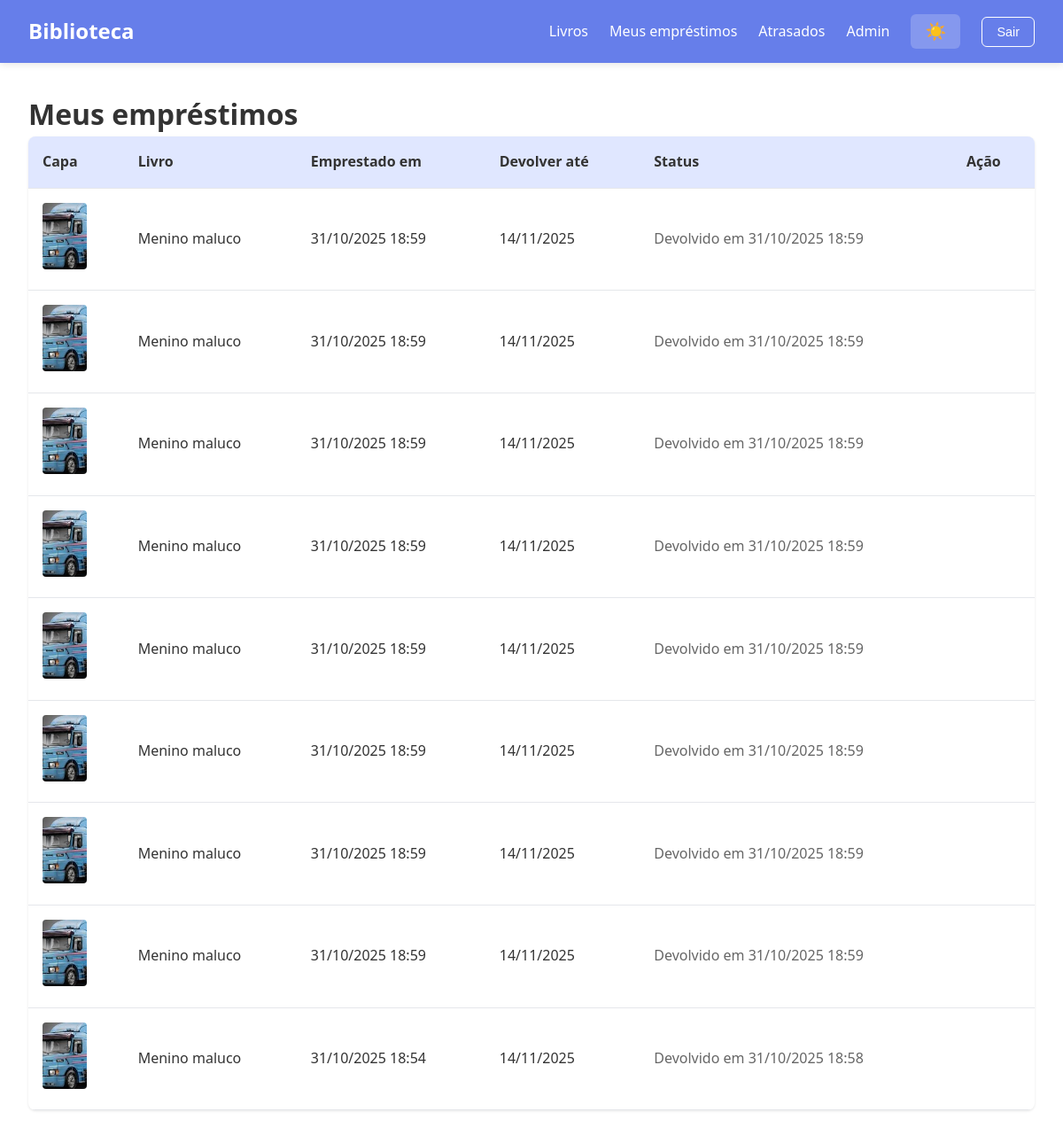
/me/loans/ (signed in), run on an earlier commit of the app's database.
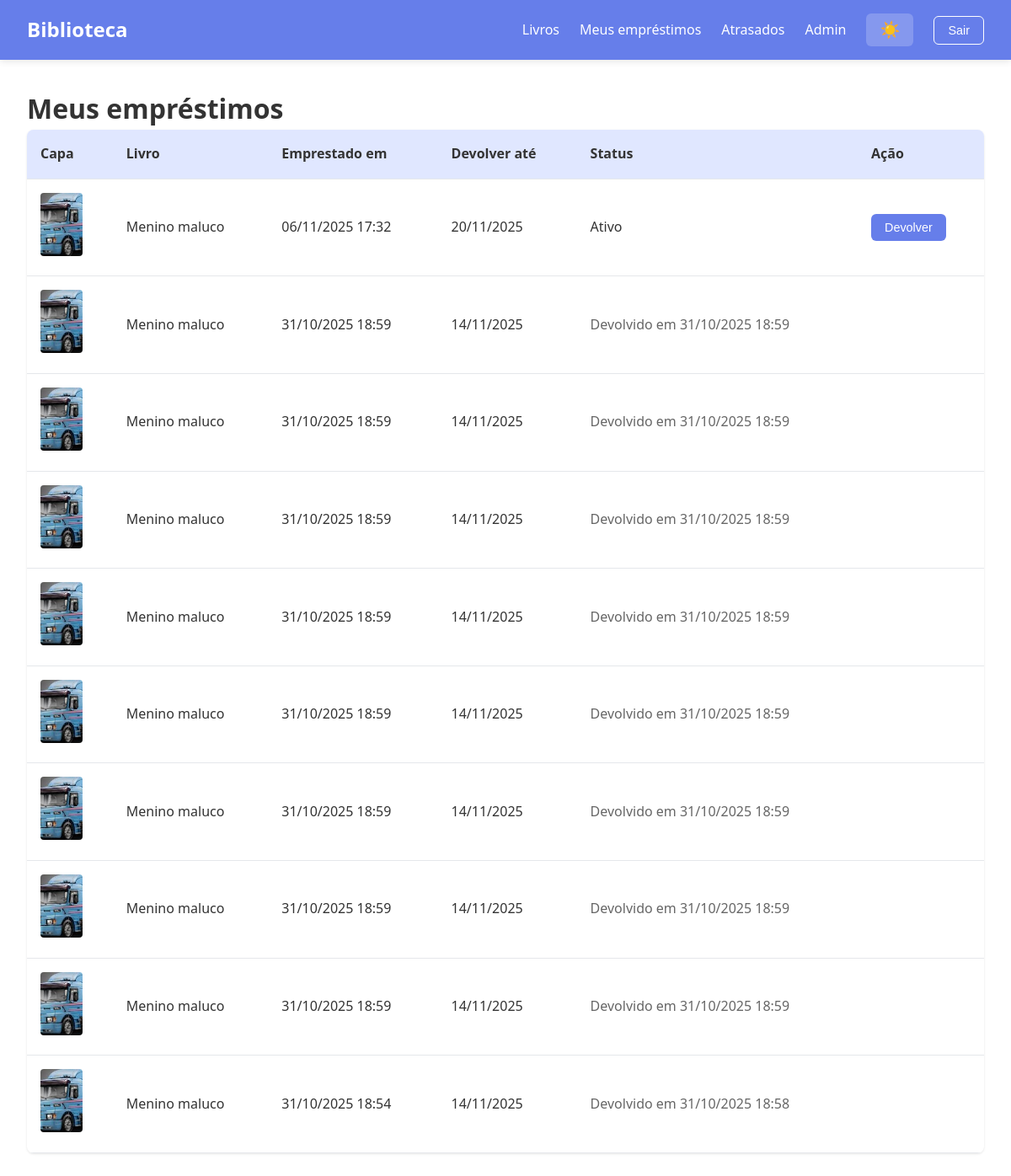
And on a later commit of the database.
### catalog/models.py (models this page shows, shortened)
class Loan(models.Model):
    book = models.ForeignKey(
        Book,
        on_delete=models.CASCADE,  # Se livro for deletado, deleta empréstimos
        related_name="loans",  # Permite acessar book.loans
        verbose_name="Livro"
    )
    user = models.ForeignKey(
        settings.AUTH_USER_MODEL,  # Modelo de usuário do Django
        on_delete=models.CASCADE,
        related_name="loans",
        verbose_name="Usuário"
    )
    borrowed_at = models.DateTimeField(auto_now_add=True, verbose_name="Emprestado em")
    due_date = models.DateField(verbose_name="Devolver até")
    returned_at = models.DateTimeField(null=True, blank=True, verbose_name="Devolvido em")
    class Meta:
        ordering = ["-borrowed_at"]  # Mais recentes primeiro (- = decrescente)
        verbose_name = "Empréstimo"
        verbose_name_plural = "Empréstimos"
        constraints = [
            models.CheckConstraint(
                check=Q(due_date__gte=Cast(F("borrowed_at"), output_field=models.DateField())),
                name="loan_due_after_borrowed",
            ),
        ]
    @property
    def is_active(self):
        return self.returned_at is None
    @property
    def is_overdue(self):
        return self.is_active and timezone.localdate() > self.due_date

class Book(models.Model):
    title = models.CharField(max_length=255, verbose_name="Título")
    author = models.CharField(max_length=255, verbose_name="Autor")
    isbn = models.CharField(max_length=13, unique=True, verbose_name="ISBN")
    copies_total = models.PositiveIntegerField(default=1, verbose_name="Total de cópias")
    image = models.ImageField(
        upload_to='book_covers/',
        blank=True,
        null=True,
        verbose_name="Capa"
    )
    created_at = models.DateTimeField(auto_now_add=True, verbose_name="Cadastrado em")
    class Meta:
        ordering = ["title"]  # Ordena por título
        verbose_name = "Livro"
        verbose_name_plural = "Livros"

### catalog/views.py (the view)
# urls.py: path('me/loans/', views.my_loans, name='my_loans'),
@login_required
def my_loans(request):
    loans = Loan.objects.filter(user=request.user).select_related('book')
    return render(request, 'catalog/my_loans.html', {'loans': loans})

### templates/catalog/my_loans.html (shortened to what this page needs)
{% extends 'base.html' %}
{% block content %}
  <h1>Meus empréstimos</h1>
  {% if loans %}
    <table>
      <thead>
        <tr>
          <th>Capa</th>
          <th>Livro</th>
          <th>Emprestado em</th>
          <th>Devolver até</th>
          <th>Status</th>
          <th>Ação</th>
        </tr>
      </thead>
      <tbody>
      {% for loan in loans %}
        <tr>
          <td>
            {% if loan.book.image %}
              <img src="{{ loan.book.image.url }}" alt="Capa de {{ loan.book.title }}"
                   style="width: 50px; height: 75px; object-fit: cover; border-radius: 4px;">
            {% else %}
              <div style="width: 50px; height: 75px; background: var(--accent);
                          border-radius: 4px; display: flex; align-items: center;
                          justify-content: center; color: var(--bg); font-size: 10px;
                          text-align: center;">Sem capa</div>
            {% endif %}
          </td>
          <td>{{ loan.book.title }}</td>
          <td>{{ loan.borrowed_at|date:'d/m/Y H:i' }}</td>
          <td>{{ loan.due_date|date:'d/m/Y' }}</td>
          <td>
            {% if loan.returned_at %}
              <span class="muted">Devolvido em {{ loan.returned_at|date:'d/m/Y H:i' }}</span>
            {% elif loan.is_overdue %}
              <strong class="danger">Atrasado</strong>
            {% else %}
              <span>Ativo</span>
            {% endif %}
          </td>
          <td>
            {% if not loan.returned_at %}
              <form method="post" action="{% url 'catalog:return_book' loan.id %}">
                <button class="btn" type="submit">Devolver</button>
              </form>
            {% endif %}
          </td>
        </tr>
      {% endfor %}
      </tbody>
    </table>
  {% else %}
    <p class="muted">Você ainda não possui empréstimos.</p>
  {% endif %}
{% endblock %}

### templates/base.html (shortened to what this page needs)
<!DOCTYPE html>
<html lang="pt-BR">
<head>
</head>
<body>
    <header>
        <nav>
            <h1>Biblioteca</h1>
            <ul>
                {% if user.is_authenticated %}
                    <li><a href="{% url 'catalog:book_list' %}">Livros</a></li>
                    <li><a href="{% url 'catalog:my_loans' %}">Meus empréstimos</a></li>
                    {% if user.is_staff %}
                        <li><a href="{% url 'catalog:admin_overdue_loans' %}">Atrasados</a></li>
                        <li><a href="{% url 'admin:index' %}">Admin</a></li>
                    {% endif %}
                    <li>
                        <button id="theme-toggle" type="button">☀️</button>
                    </li>
                    <li>
                        <form method="post" action="{% url 'logout' %}">
                            <button type="submit" class="logout-btn">Sair</button>
                        </form>
                    </li>
                {% endif %}
            </ul>
        </nav>
    </header>
    <main>
        {% block content %}{% endblock %}
    </main>
</body>
</html>

### templates/base.html (style rules this page uses)
:root { --bg: #ffffff; --text: #333333; --muted: #666666; --primary: #667eea; --accent: #e0e7ff; --danger: #dc2626; --border: #e5e7eb; }
* { margin: 0; padding: 0; box-sizing: border-box; }
body { font-family: system-ui, -apple-system, sans-serif; background: var(--bg); color: var(--text); line-height: 1.6; transition: background 0.3s, color 0.3s; }
header { background: var(--primary); color: white; padding: 1rem 2rem; box-shadow: 0 2px 8px rgba(0,0,0,0.1); }
nav { display: flex; justify-content: space-between; align-items: center; max-width: 1200px; margin: 0 auto; }
nav h1 { font-size: 1.5rem; }
nav ul { list-style: none; display: flex; gap: 1.5rem; align-items: center; }
nav a { color: white; text-decoration: none; font-weight: 500; transition: opacity 0.2s; }
#theme-toggle { background: rgba(255,255,255,0.2); border: none; color: white; padding: 0.5rem 1rem; border-radius: 6px; cursor: pointer; font-size: 1.2rem; transition: background 0.2s; }
main { max-width: 1200px; margin: 2rem auto; padding: 0 2rem; }
table { width: 100%; border-collapse: collapse; background: var(--bg); box-shadow: 0 1px 3px rgba(0,0,0,0.1); border-radius: 8px; overflow: hidden; }
thead { background: var(--accent); }
th, td { padding: 1rem; text-align: left; border-bottom: 1px solid var(--border); }
th { font-weight: 600; color: var(--text); }
.btn, button[type="submit"] { background: var(--primary); color: white; padding: 0.5rem 1rem; border: none; border-radius: 6px; cursor: pointer; font-size: 0.9rem; font-weight: 500; transition: transform 0.2s, opacity 0.2s; }
.muted { color: var(--muted); }
form { display: inline; }
form button.logout-btn { background: transparent; border: 1px solid white; padding: 0.5rem 1rem; }

What changed in the data, as far as the page shows it:
added Loan: book.image (picture), book "Menino maluco", borrowed_at "06/11/2025 17:32", due_date "20/11/2025", shows "Ativo", shows "Devolver"
